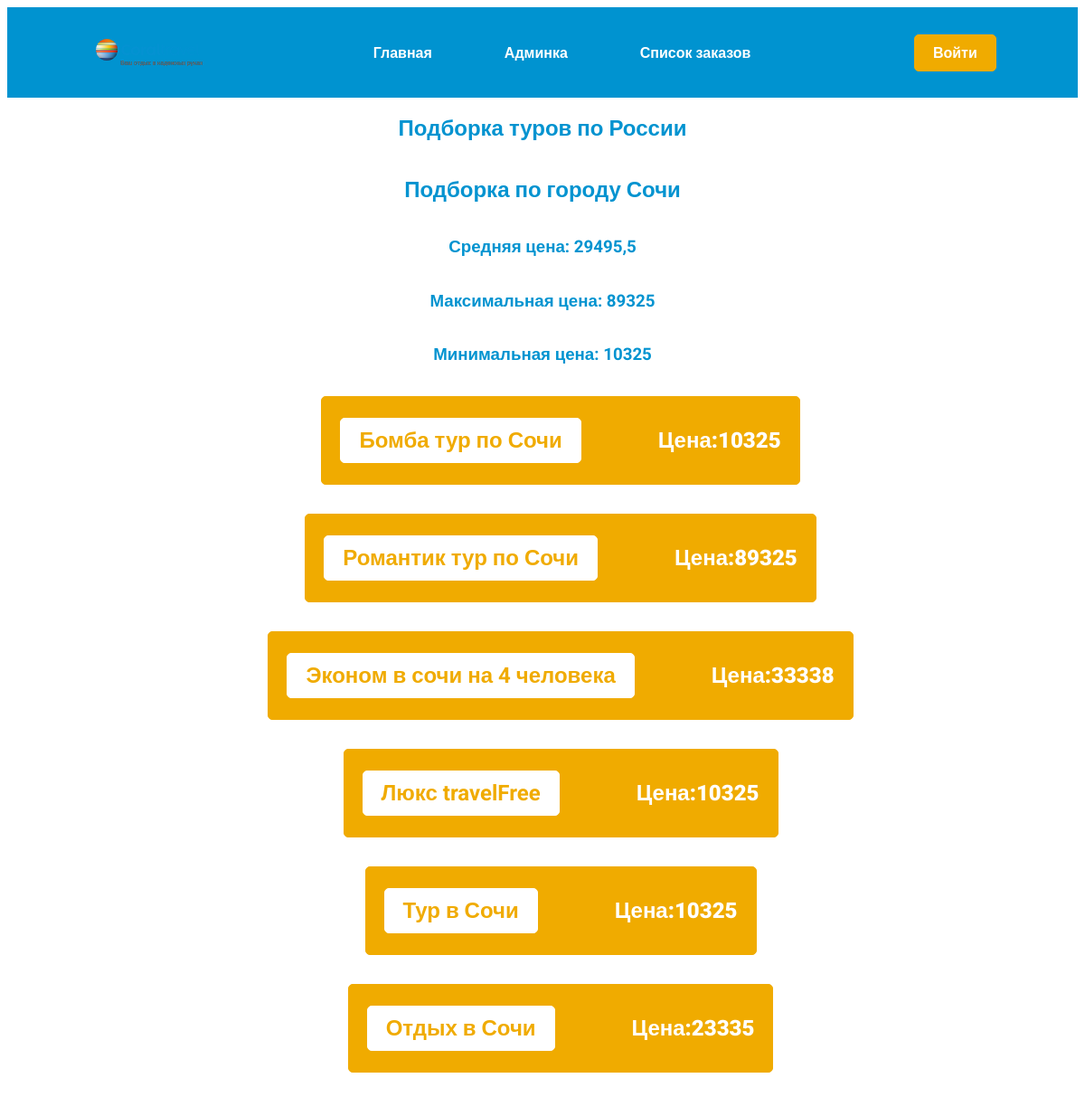
The page /offers/sochi on the database its author committed.
### travels/models.py (models this page shows, shortened)
class City(models.Model):
	name = models.CharField(max_length=40)
	slug = models.SlugField(default='', null=False, blank=True)
	history = HistoricalRecords()

class Service(models.Model):
	EUR = 'EUR'
	USD = 'USD'
	RUB = 'RUB'
	CURRENCY_CHOICES = [
        (EUR, 'Euro'),
        (USD, 'Dollars'),
        (RUB, 'Rubles'),
    ]
	title = models.CharField(max_length=40)
	slug = models.SlugField(default='', null=False, blank=True)
	offers = models.ForeignKey(City, on_delete=models.PROTECT, null=True, blank=True)
	price = models.IntegerField(default='10325', validators=[validate_price])
	currency = models.CharField(max_length=3, choices=CURRENCY_CHOICES, default='RUB')
	history = HistoricalRecords()
	def get_url(self):
		return reverse('tour-detail', args=[self.slug])

### travels/views.py (the view)
# urls.py: path('offers/<slug:slug_city_offers>', views.city_offers, name='city_offers-detail'),
def city_offers(request, slug_city_offers:str):
	city_offers = get_object_or_404(City, slug=slug_city_offers)
	services = Service.objects.filter(offers=city_offers.id)
	agg = services.aggregate(Avg('price'), Max('price'), Min('price'))
	return render(request, 'travels/city_offers.html', {'city_offers': city_offers, 'agg':agg, 'services': services})

### travels/templates/travels/city_offers.html (shortened to what this page needs)
{%extends 'travels/base.html'%}
{% block content %}
	<section class="offers">
		<div class="main__wrapper">
			<h1>Подборка туров по России</h1>
			<h2>Подборка по городу {{city_offers.name}}</h2>
			<h3>Средняя цена: {{ agg.price__avg }}</h3>
			<h3>Максимальная цена: {{ agg.price__max }}</h3>
			<h3>Минимальная цена: {{ agg.price__min }}</h3>
			<ul>
				{% for service in services  %}
					<li class="offers__item">
						<a class="offers__link" href="{{service.get_url}}">{{ service.title }}</a>
						<p class="offers__price">Цена:{{service.price}}</p>
					</li>
				{% endfor %}
			</ul>
		</div>
	</section>
{% endblock %}

### travels/static/travels/css/style.css (style rules this page uses)
html { font-family: "Roboto", sans-serif; }
h1 { color: #0093D0; font-weight: 900; }
a { text-decoration: none; color: #0093D0; font-weight: 700; }
li { list-style-type: none; }
.main__wrapper { max-width: 1200px; margin: 0 auto; display: flex; flex-direction: column; align-items: center; }
.main__wrapper ul { display: flex; flex-direction: column; row-gap: 25px; align-items: center; }
p { color: #0093D0; }
.offers__item { display: flex; flex-direction: row; align-items: center; column-gap: 85px; justify-content: space-between; padding: 10px 20px; background-color: #F0AB00; border: 1px solid #F0AB00; border-radius: 5px; margin-bottom: 7px; }
h3, h2 { color: #0093D0; }
.offers__link { color: #F0AB00; font-size: 24px; border: 1px solid white; border-radius: 5px; background-color: white; padding: 10px 20px; }
.offers__price { font-weight: 900; font-size: 24px; coLor: white; }

### rows shown on the page
City: name "Сочи"
Service: title "Бомба тур по Сочи", price "10325"
Service: title "Романтик тур по Сочи", price "89325"
Service: title "Эконом в сочи на 4 человека", price "33338"
Service: title "Люкс travelFree", price "10325"
Service: title "Тур в Сочи", price "10325"
Service: title "Отдых в Сочи", price "23335"

### other values the page prints
{{ agg.price__avg }} "29495,5"
{{ agg.price__max }} "89325"
{{ agg.price__min }} "10325"
